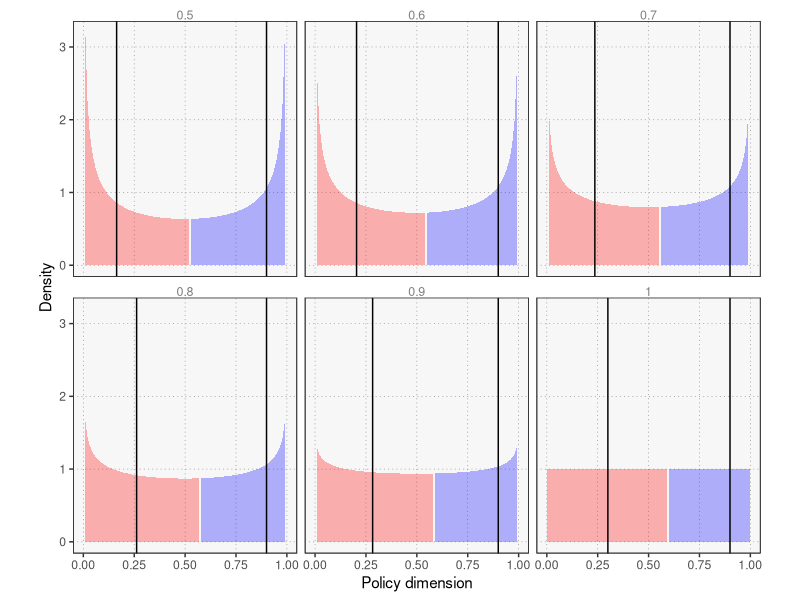
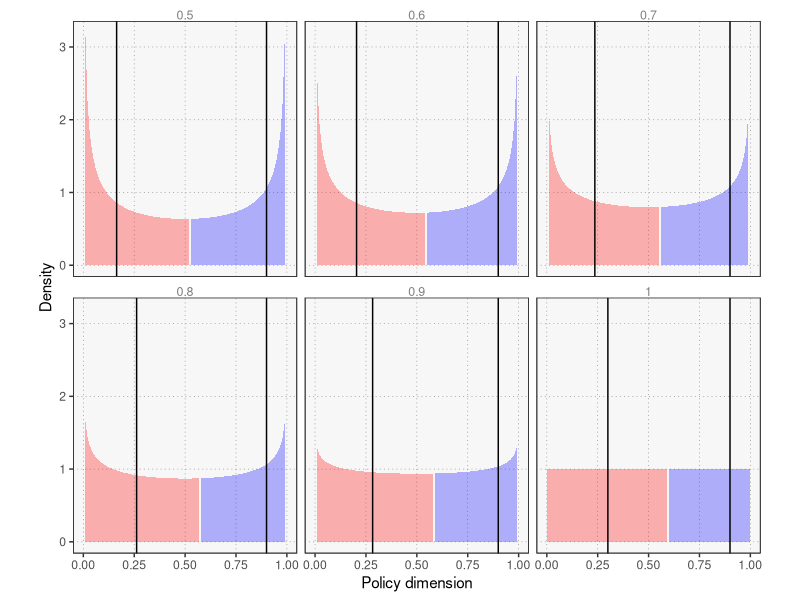

Recreate these plots in R, in order.
library(ggplot2)

theme_sv <- function(){
  theme_bw(base_size=11) %+replace%
  theme(
    panel.grid.major =  element_line(
      colour = "grey50",
      size = 0.2,
      linetype = "dotted"),
    panel.grid.minor = element_blank(),
    panel.background = element_rect(fill = "grey97"),
    plot.margin = unit(c(0.2, 1, 0.2, 1), "cm"),
    legend.margin = margin(0, 0, 0, 0),
    legend.title = element_text(size = 10, face = "bold"),
    strip.background = element_rect(fill= NULL, colour = "white", linetype = NULL),
    strip.text = element_text(colour = 'grey50', size = 9, vjust = 0.5)
  )
}


n <- 0.9 # national party's policy position

qunif(n)
F_n <- pbeta(n, 0.5, 0.5)
R <- qbeta(F_n / 3, 0.5, 0.5)
pbeta(R, 0.5, 0.5)
F_n - pbeta(R, 0.5, 0.5)


beta_par <- c(1, 0.9, 0.8, 0.7, 0.6, 0.5)
calc_pos <- function(N, par){
  dens_vec <- dbeta(seq(0, 1, by = 0.01), par, par)
  F_n <- pbeta(N, par, par)
  R <- qbeta(F_n / 3, par, par)
  F_r <- pbeta(R, par, par)
  out <- data.frame(dens = dens_vec, x = seq(0, 1, by = 0.01), N = N, R = R, beta_par = par)
  out$vote <- "N"
  out$vote[out$x < floor((N + R)/2 * 100) / 100] <- "R"
  return(out)
}

beta_tables <- lapply(as.list(beta_par), function(x) calc_pos(0.9, x))
beta_tables <- do.call(rbind, beta_tables)

ggplot(beta_tables, aes(x = x)) +
  geom_area(data = beta_tables[beta_tables$vote == "R", ], aes(x = x, y = dens), fill = "red", alpha = .3) +
  geom_area(data = beta_tables[beta_tables$vote == "N", ], aes(x = x, y = dens), fill = "blue", alpha = .3) +
  geom_vline(aes(xintercept = R)) +
  geom_vline(aes(xintercept = N)) +
  facet_wrap(. ~ beta_par) +
  labs(x = "Policy dimension", y = "Density") +
  theme_sv()
ggsave("output/polarisation.pdf", width = 6, height = 4)